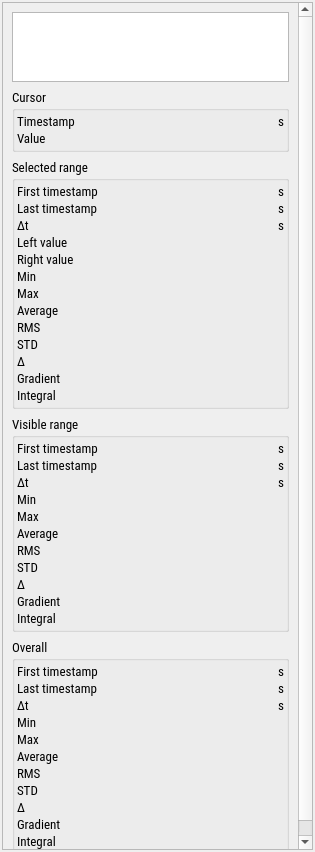
<?xml version="1.0" encoding="UTF-8"?>
<ui version="4.0">
 <class>ChannelStats</class>
 <widget class="QWidget" name="ChannelStats">
  <property name="geometry">
   <rect>
    <x>0</x>
    <y>0</y>
    <width>315</width>
    <height>852</height>
   </rect>
  </property>
  <property name="font">
   <font>
    <family>Roboto Condensed</family>
    <pointsize>10</pointsize>
   </font>
  </property>
  <property name="windowTitle">
   <string>Form</string>
  </property>
  <layout class="QVBoxLayout" name="verticalLayout_2">
   <property name="spacing">
    <number>2</number>
   </property>
   <property name="leftMargin">
    <number>2</number>
   </property>
   <property name="topMargin">
    <number>2</number>
   </property>
   <property name="rightMargin">
    <number>2</number>
   </property>
   <property name="bottomMargin">
    <number>2</number>
   </property>
   <item>
    <widget class="QScrollArea" name="scrollArea">
     <property name="horizontalScrollBarPolicy">
      <enum>Qt::ScrollBarAlwaysOff</enum>
     </property>
     <property name="widgetResizable">
      <bool>true</bool>
     </property>
     <widget class="QWidget" name="scrollAreaWidgetContents">
      <property name="geometry">
       <rect>
        <x>0</x>
        <y>0</y>
        <width>309</width>
        <height>846</height>
       </rect>
      </property>
      <layout class="QVBoxLayout" name="verticalLayout">
       <item>
        <layout class="QGridLayout" name="gridLayout" rowstretch="1,0,0,0,0" columnstretch="0,0">
         <item row="2" column="0" colspan="2">
          <widget class="QGroupBox" name="range_group">
           <property name="title">
            <string>Selected range</string>
           </property>
           <layout class="QGridLayout" name="gridLayout_5" columnstretch="0,1,0">
            <property name="leftMargin">
             <number>2</number>
            </property>
            <property name="topMargin">
             <number>2</number>
            </property>
            <property name="rightMargin">
             <number>2</number>
            </property>
            <property name="bottomMargin">
             <number>2</number>
            </property>
            <property name="spacing">
             <number>0</number>
            </property>
            <item row="0" column="0">
             <widget class="QLabel" name="label_13">
              <property name="text">
               <string>First timestamp</string>
              </property>
             </widget>
            </item>
            <item row="13" column="2">
             <widget class="QLabel" name="selected_integral_unit">
              <property name="text">
               <string/>
              </property>
              <property name="alignment">
               <set>Qt::AlignRight|Qt::AlignTrailing|Qt::AlignVCenter</set>
              </property>
             </widget>
            </item>
            <item row="9" column="1">
             <widget class="QLabel" name="selected_rms">
              <property name="text">
               <string/>
              </property>
              <property name="alignment">
               <set>Qt::AlignRight|Qt::AlignTrailing|Qt::AlignVCenter</set>
              </property>
             </widget>
            </item>
            <item row="9" column="0">
             <widget class="QLabel" name="label_29">
              <property name="text">
               <string>RMS</string>
              </property>
             </widget>
            </item>
            <item row="12" column="2">
             <widget class="QLabel" name="selected_gradient_unit">
              <property name="text">
               <string/>
              </property>
              <property name="alignment">
               <set>Qt::AlignRight|Qt::AlignTrailing|Qt::AlignVCenter</set>
              </property>
             </widget>
            </item>
            <item row="0" column="1">
             <widget class="QLabel" name="selected_start">
              <property name="text">
               <string/>
              </property>
              <property name="alignment">
               <set>Qt::AlignRight|Qt::AlignTrailing|Qt::AlignVCenter</set>
              </property>
             </widget>
            </item>
            <item row="1" column="0">
             <widget class="QLabel" name="label_15">
              <property name="text">
               <string>Last timestamp</string>
              </property>
             </widget>
            </item>
            <item row="3" column="1">
             <widget class="QLabel" name="selected_delta_t">
              <property name="text">
               <string/>
              </property>
              <property name="alignment">
               <set>Qt::AlignRight|Qt::AlignTrailing|Qt::AlignVCenter</set>
              </property>
             </widget>
            </item>
            <item row="4" column="0">
             <widget class="QLabel" name="label_2">
              <property name="text">
               <string>Left value</string>
              </property>
             </widget>
            </item>
            <item row="6" column="0">
             <widget class="QLabel" name="label_14">
              <property name="text">
               <string>Min</string>
              </property>
             </widget>
            </item>
            <item row="8" column="0">
             <widget class="QLabel" name="label">
              <property name="text">
               <string>Average</string>
              </property>
             </widget>
            </item>
            <item row="1" column="1">
             <widget class="QLabel" name="selected_stop">
              <property name="text">
               <string/>
              </property>
              <property name="alignment">
               <set>Qt::AlignRight|Qt::AlignTrailing|Qt::AlignVCenter</set>
              </property>
             </widget>
            </item>
            <item row="10" column="2">
             <widget class="QLabel" name="unit16">
              <property name="text">
               <string/>
              </property>
              <property name="alignment">
               <set>Qt::AlignRight|Qt::AlignTrailing|Qt::AlignVCenter</set>
              </property>
             </widget>
            </item>
            <item row="10" column="0">
             <widget class="QLabel" name="label_34">
              <property name="text">
               <string>STD</string>
              </property>
             </widget>
            </item>
            <item row="0" column="2">
             <widget class="QLabel" name="xunit1">
              <property name="text">
               <string> s</string>
              </property>
              <property name="alignment">
               <set>Qt::AlignRight|Qt::AlignTrailing|Qt::AlignVCenter</set>
              </property>
             </widget>
            </item>
            <item row="3" column="2">
             <widget class="QLabel" name="xunit3">
              <property name="text">
               <string> s</string>
              </property>
              <property name="alignment">
               <set>Qt::AlignRight|Qt::AlignTrailing|Qt::AlignVCenter</set>
              </property>
             </widget>
            </item>
            <item row="3" column="0">
             <widget class="QLabel" name="label_21">
              <property name="text">
               <string>Δt</string>
              </property>
             </widget>
            </item>
            <item row="7" column="1">
             <widget class="QLabel" name="selected_max">
              <property name="text">
               <string/>
              </property>
              <property name="alignment">
               <set>Qt::AlignRight|Qt::AlignTrailing|Qt::AlignVCenter</set>
              </property>
             </widget>
            </item>
            <item row="7" column="0">
             <widget class="QLabel" name="label_17">
              <property name="text">
               <string>Max</string>
              </property>
             </widget>
            </item>
            <item row="12" column="0">
             <widget class="QLabel" name="label_37">
              <property name="text">
               <string>Gradient</string>
              </property>
             </widget>
            </item>
            <item row="10" column="1">
             <widget class="QLabel" name="selected_std">
              <property name="text">
               <string/>
              </property>
              <property name="alignment">
               <set>Qt::AlignRight|Qt::AlignTrailing|Qt::AlignVCenter</set>
              </property>
             </widget>
            </item>
            <item row="11" column="0">
             <widget class="QLabel" name="label_18">
              <property name="text">
               <string>Δ</string>
              </property>
             </widget>
            </item>
            <item row="1" column="2">
             <widget class="QLabel" name="xunit2">
              <property name="text">
               <string> s</string>
              </property>
              <property name="alignment">
               <set>Qt::AlignRight|Qt::AlignTrailing|Qt::AlignVCenter</set>
              </property>
             </widget>
            </item>
            <item row="9" column="2">
             <widget class="QLabel" name="unit11">
              <property name="text">
               <string/>
              </property>
              <property name="alignment">
               <set>Qt::AlignRight|Qt::AlignTrailing|Qt::AlignVCenter</set>
              </property>
             </widget>
            </item>
            <item row="6" column="1">
             <widget class="QLabel" name="selected_min">
              <property name="text">
               <string/>
              </property>
              <property name="alignment">
               <set>Qt::AlignRight|Qt::AlignTrailing|Qt::AlignVCenter</set>
              </property>
             </widget>
            </item>
            <item row="13" column="0">
             <widget class="QLabel" name="label_38">
              <property name="text">
               <string>Integral</string>
              </property>
             </widget>
            </item>
            <item row="7" column="2">
             <widget class="QLabel" name="unit3">
              <property name="text">
               <string/>
              </property>
              <property name="alignment">
               <set>Qt::AlignRight|Qt::AlignTrailing|Qt::AlignVCenter</set>
              </property>
             </widget>
            </item>
            <item row="11" column="1">
             <widget class="QLabel" name="selected_delta">
              <property name="text">
               <string/>
              </property>
              <property name="alignment">
               <set>Qt::AlignRight|Qt::AlignTrailing|Qt::AlignVCenter</set>
              </property>
             </widget>
            </item>
            <item row="13" column="1">
             <widget class="QLabel" name="selected_integral">
              <property name="text">
               <string/>
              </property>
              <property name="alignment">
               <set>Qt::AlignRight|Qt::AlignTrailing|Qt::AlignVCenter</set>
              </property>
             </widget>
            </item>
            <item row="11" column="2">
             <widget class="QLabel" name="unit4">
              <property name="text">
               <string/>
              </property>
              <property name="alignment">
               <set>Qt::AlignRight|Qt::AlignTrailing|Qt::AlignVCenter</set>
              </property>
             </widget>
            </item>
            <item row="8" column="1">
             <widget class="QLabel" name="selected_average">
              <property name="autoFillBackground">
               <bool>false</bool>
              </property>
              <property name="text">
               <string/>
              </property>
              <property name="alignment">
               <set>Qt::AlignRight|Qt::AlignTrailing|Qt::AlignVCenter</set>
              </property>
             </widget>
            </item>
            <item row="12" column="1">
             <widget class="QLabel" name="selected_gradient">
              <property name="text">
               <string/>
              </property>
              <property name="alignment">
               <set>Qt::AlignRight|Qt::AlignTrailing|Qt::AlignVCenter</set>
              </property>
             </widget>
            </item>
            <item row="8" column="2">
             <widget class="QLabel" name="unit10">
              <property name="text">
               <string/>
              </property>
              <property name="alignment">
               <set>Qt::AlignRight|Qt::AlignTrailing|Qt::AlignVCenter</set>
              </property>
             </widget>
            </item>
            <item row="6" column="2">
             <widget class="QLabel" name="unit2">
              <property name="text">
               <string/>
              </property>
              <property name="alignment">
               <set>Qt::AlignRight|Qt::AlignTrailing|Qt::AlignVCenter</set>
              </property>
             </widget>
            </item>
            <item row="5" column="0">
             <widget class="QLabel" name="label_20">
              <property name="text">
               <string>Right value</string>
              </property>
             </widget>
            </item>
            <item row="4" column="1">
             <widget class="QLabel" name="selected_left">
              <property name="text">
               <string/>
              </property>
              <property name="alignment">
               <set>Qt::AlignRight|Qt::AlignTrailing|Qt::AlignVCenter</set>
              </property>
             </widget>
            </item>
            <item row="5" column="1">
             <widget class="QLabel" name="selected_right">
              <property name="text">
               <string/>
              </property>
              <property name="alignment">
               <set>Qt::AlignRight|Qt::AlignTrailing|Qt::AlignVCenter</set>
              </property>
             </widget>
            </item>
            <item row="4" column="2">
             <widget class="QLabel" name="unit21">
              <property name="text">
               <string/>
              </property>
              <property name="alignment">
               <set>Qt::AlignRight|Qt::AlignTrailing|Qt::AlignVCenter</set>
              </property>
             </widget>
            </item>
            <item row="5" column="2">
             <widget class="QLabel" name="unit22">
              <property name="text">
               <string/>
              </property>
              <property name="alignment">
               <set>Qt::AlignRight|Qt::AlignTrailing|Qt::AlignVCenter</set>
              </property>
             </widget>
            </item>
           </layout>
          </widget>
         </item>
         <item row="4" column="0" colspan="2">
          <widget class="QGroupBox" name="overall_group">
           <property name="title">
            <string>Overall</string>
           </property>
           <layout class="QGridLayout" name="gridLayout_2" columnstretch="0,1,0">
            <property name="leftMargin">
             <number>2</number>
            </property>
            <property name="topMargin">
             <number>2</number>
            </property>
            <property name="rightMargin">
             <number>2</number>
            </property>
            <property name="bottomMargin">
             <number>2</number>
            </property>
            <property name="spacing">
             <number>0</number>
            </property>
            <item row="0" column="2">
             <widget class="QLabel" name="xunit7">
              <property name="text">
               <string> s</string>
              </property>
              <property name="alignment">
               <set>Qt::AlignRight|Qt::AlignTrailing|Qt::AlignVCenter</set>
              </property>
             </widget>
            </item>
            <item row="9" column="1">
             <widget class="QLabel" name="overall_delta">
              <property name="text">
               <string/>
              </property>
              <property name="alignment">
               <set>Qt::AlignRight|Qt::AlignTrailing|Qt::AlignVCenter</set>
              </property>
             </widget>
            </item>
            <item row="5" column="1">
             <widget class="QLabel" name="overall_max">
              <property name="text">
               <string/>
              </property>
              <property name="alignment">
               <set>Qt::AlignRight|Qt::AlignTrailing|Qt::AlignVCenter</set>
              </property>
             </widget>
            </item>
            <item row="1" column="1">
             <widget class="QLabel" name="overall_stop">
              <property name="text">
               <string/>
              </property>
              <property name="alignment">
               <set>Qt::AlignRight|Qt::AlignTrailing|Qt::AlignVCenter</set>
              </property>
             </widget>
            </item>
            <item row="9" column="0">
             <widget class="QLabel" name="label_43">
              <property name="text">
               <string>Δ</string>
              </property>
             </widget>
            </item>
            <item row="5" column="0">
             <widget class="QLabel" name="label_6">
              <property name="text">
               <string>Max</string>
              </property>
             </widget>
            </item>
            <item row="8" column="1">
             <widget class="QLabel" name="overall_std">
              <property name="text">
               <string/>
              </property>
              <property name="alignment">
               <set>Qt::AlignRight|Qt::AlignTrailing|Qt::AlignVCenter</set>
              </property>
             </widget>
            </item>
            <item row="0" column="0">
             <widget class="QLabel" name="label_3">
              <property name="text">
               <string>First timestamp</string>
              </property>
             </widget>
            </item>
            <item row="6" column="0">
             <widget class="QLabel" name="label_32">
              <property name="text">
               <string>Average</string>
              </property>
             </widget>
            </item>
            <item row="5" column="2">
             <widget class="QLabel" name="unit9">
              <property name="text">
               <string/>
              </property>
              <property name="alignment">
               <set>Qt::AlignRight|Qt::AlignTrailing|Qt::AlignVCenter</set>
              </property>
             </widget>
            </item>
            <item row="10" column="0">
             <widget class="QLabel" name="label_41">
              <property name="text">
               <string>Gradient</string>
              </property>
             </widget>
            </item>
            <item row="7" column="1">
             <widget class="QLabel" name="overall_rms">
              <property name="text">
               <string/>
              </property>
              <property name="alignment">
               <set>Qt::AlignRight|Qt::AlignTrailing|Qt::AlignVCenter</set>
              </property>
             </widget>
            </item>
            <item row="1" column="2">
             <widget class="QLabel" name="xunit8">
              <property name="text">
               <string> s</string>
              </property>
              <property name="alignment">
               <set>Qt::AlignRight|Qt::AlignTrailing|Qt::AlignVCenter</set>
              </property>
             </widget>
            </item>
            <item row="6" column="1">
             <widget class="QLabel" name="overall_average">
              <property name="text">
               <string/>
              </property>
              <property name="alignment">
               <set>Qt::AlignRight|Qt::AlignTrailing|Qt::AlignVCenter</set>
              </property>
             </widget>
            </item>
            <item row="4" column="2">
             <widget class="QLabel" name="unit8">
              <property name="text">
               <string/>
              </property>
              <property name="alignment">
               <set>Qt::AlignRight|Qt::AlignTrailing|Qt::AlignVCenter</set>
              </property>
             </widget>
            </item>
            <item row="1" column="0">
             <widget class="QLabel" name="label_4">
              <property name="text">
               <string>Last timestamp</string>
              </property>
             </widget>
            </item>
            <item row="4" column="0">
             <widget class="QLabel" name="label_5">
              <property name="text">
               <string>Min</string>
              </property>
             </widget>
            </item>
            <item row="8" column="2">
             <widget class="QLabel" name="unit18">
              <property name="text">
               <string/>
              </property>
              <property name="alignment">
               <set>Qt::AlignRight|Qt::AlignTrailing|Qt::AlignVCenter</set>
              </property>
             </widget>
            </item>
            <item row="11" column="2">
             <widget class="QLabel" name="overall_integral_unit">
              <property name="text">
               <string/>
              </property>
              <property name="alignment">
               <set>Qt::AlignRight|Qt::AlignTrailing|Qt::AlignVCenter</set>
              </property>
             </widget>
            </item>
            <item row="9" column="2">
             <widget class="QLabel" name="unit19">
              <property name="text">
               <string/>
              </property>
              <property name="alignment">
               <set>Qt::AlignRight|Qt::AlignTrailing|Qt::AlignVCenter</set>
              </property>
             </widget>
            </item>
            <item row="10" column="2">
             <widget class="QLabel" name="overall_gradient_unit">
              <property name="text">
               <string/>
              </property>
              <property name="alignment">
               <set>Qt::AlignRight|Qt::AlignTrailing|Qt::AlignVCenter</set>
              </property>
             </widget>
            </item>
            <item row="6" column="2">
             <widget class="QLabel" name="unit14">
              <property name="text">
               <string/>
              </property>
              <property name="alignment">
               <set>Qt::AlignRight|Qt::AlignTrailing|Qt::AlignVCenter</set>
              </property>
             </widget>
            </item>
            <item row="7" column="0">
             <widget class="QLabel" name="label_33">
              <property name="text">
               <string>RMS</string>
              </property>
             </widget>
            </item>
            <item row="7" column="2">
             <widget class="QLabel" name="unit15">
              <property name="text">
               <string/>
              </property>
              <property name="alignment">
               <set>Qt::AlignRight|Qt::AlignTrailing|Qt::AlignVCenter</set>
              </property>
             </widget>
            </item>
            <item row="8" column="0">
             <widget class="QLabel" name="label_36">
              <property name="text">
               <string>STD</string>
              </property>
             </widget>
            </item>
            <item row="11" column="0">
             <widget class="QLabel" name="label_42">
              <property name="text">
               <string>Integral</string>
              </property>
             </widget>
            </item>
            <item row="0" column="1">
             <widget class="QLabel" name="overall_start">
              <property name="text">
               <string/>
              </property>
              <property name="alignment">
               <set>Qt::AlignRight|Qt::AlignTrailing|Qt::AlignVCenter</set>
              </property>
             </widget>
            </item>
            <item row="4" column="1">
             <widget class="QLabel" name="overall_min">
              <property name="sizePolicy">
               <sizepolicy hsizetype="Preferred" vsizetype="Preferred">
                <horstretch>0</horstretch>
                <verstretch>0</verstretch>
               </sizepolicy>
              </property>
              <property name="text">
               <string/>
              </property>
              <property name="alignment">
               <set>Qt::AlignRight|Qt::AlignTrailing|Qt::AlignVCenter</set>
              </property>
             </widget>
            </item>
            <item row="11" column="1">
             <widget class="QLabel" name="overall_integral">
              <property name="text">
               <string/>
              </property>
              <property name="alignment">
               <set>Qt::AlignRight|Qt::AlignTrailing|Qt::AlignVCenter</set>
              </property>
             </widget>
            </item>
            <item row="10" column="1">
             <widget class="QLabel" name="overall_gradient">
              <property name="text">
               <string/>
              </property>
              <property name="alignment">
               <set>Qt::AlignRight|Qt::AlignTrailing|Qt::AlignVCenter</set>
              </property>
             </widget>
            </item>
            <item row="3" column="0">
             <widget class="QLabel" name="label_44">
              <property name="text">
               <string>Δt</string>
              </property>
             </widget>
            </item>
            <item row="3" column="1">
             <widget class="QLabel" name="overall_delta_t">
              <property name="text">
               <string/>
              </property>
              <property name="alignment">
               <set>Qt::AlignRight|Qt::AlignTrailing|Qt::AlignVCenter</set>
              </property>
             </widget>
            </item>
            <item row="3" column="2">
             <widget class="QLabel" name="xunit9">
              <property name="text">
               <string> s</string>
              </property>
              <property name="alignment">
               <set>Qt::AlignRight|Qt::AlignTrailing|Qt::AlignVCenter</set>
              </property>
             </widget>
            </item>
           </layout>
          </widget>
         </item>
         <item row="0" column="0" colspan="2">
          <widget class="QTextEdit" name="name">
           <property name="sizePolicy">
            <sizepolicy hsizetype="Expanding" vsizetype="Fixed">
             <horstretch>0</horstretch>
             <verstretch>1</verstretch>
            </sizepolicy>
           </property>
           <property name="verticalScrollBarPolicy">
            <enum>Qt::ScrollBarAsNeeded</enum>
           </property>
           <property name="horizontalScrollBarPolicy">
            <enum>Qt::ScrollBarAlwaysOff</enum>
           </property>
           <property name="sizeAdjustPolicy">
            <enum>QAbstractScrollArea::AdjustToContents</enum>
           </property>
           <property name="readOnly">
            <bool>true</bool>
           </property>
           <property name="html">
            <string>&lt;!DOCTYPE HTML PUBLIC &quot;-//W3C//DTD HTML 4.0//EN&quot; &quot;http://www.w3.org/TR/REC-html40/strict.dtd&quot;&gt;
&lt;html&gt;&lt;head&gt;&lt;meta name=&quot;qrichtext&quot; content=&quot;1&quot; /&gt;&lt;style type=&quot;text/css&quot;&gt;
p, li { white-space: pre-wrap; }
&lt;/style&gt;&lt;/head&gt;&lt;body style=&quot; font-family:'Roboto Condensed'; font-size:10pt; font-weight:400; font-style:normal;&quot;&gt;
&lt;p style=&quot;-qt-paragraph-type:empty; margin-top:12px; margin-bottom:12px; margin-left:0px; margin-right:0px; -qt-block-indent:0; text-indent:0px; font-family:'Consolas';&quot;&gt;&lt;br /&gt;&lt;/p&gt;&lt;/body&gt;&lt;/html&gt;</string>
           </property>
          </widget>
         </item>
         <item row="1" column="0" colspan="2">
          <widget class="QGroupBox" name="cursor_group">
           <property name="title">
            <string>Cursor</string>
           </property>
           <property name="flat">
            <bool>false</bool>
           </property>
           <property name="checkable">
            <bool>false</bool>
           </property>
           <layout class="QGridLayout" name="gridLayout_4" columnstretch="0,1,0">
            <property name="leftMargin">
             <number>2</number>
            </property>
            <property name="topMargin">
             <number>2</number>
            </property>
            <property name="rightMargin">
             <number>2</number>
            </property>
            <property name="bottomMargin">
             <number>2</number>
            </property>
            <property name="spacing">
             <number>0</number>
            </property>
            <item row="0" column="1">
             <widget class="QLabel" name="cursor_t">
              <property name="text">
               <string/>
              </property>
              <property name="alignment">
               <set>Qt::AlignRight|Qt::AlignTrailing|Qt::AlignVCenter</set>
              </property>
             </widget>
            </item>
            <item row="0" column="0">
             <widget class="QLabel" name="label_12">
              <property name="text">
               <string>Timestamp      </string>
              </property>
             </widget>
            </item>
            <item row="1" column="1">
             <widget class="QLabel" name="cursor_value">
              <property name="text">
               <string/>
              </property>
              <property name="alignment">
               <set>Qt::AlignRight|Qt::AlignTrailing|Qt::AlignVCenter</set>
              </property>
             </widget>
            </item>
            <item row="1" column="0">
             <widget class="QLabel" name="label_11">
              <property name="text">
               <string>Value</string>
              </property>
             </widget>
            </item>
            <item row="0" column="2">
             <widget class="QLabel" name="xunit0">
              <property name="text">
               <string> s</string>
              </property>
              <property name="alignment">
               <set>Qt::AlignRight|Qt::AlignTrailing|Qt::AlignVCenter</set>
              </property>
             </widget>
            </item>
            <item row="1" column="2">
             <widget class="QLabel" name="unit1">
              <property name="text">
               <string/>
              </property>
              <property name="alignment">
               <set>Qt::AlignRight|Qt::AlignTrailing|Qt::AlignVCenter</set>
              </property>
             </widget>
            </item>
           </layout>
          </widget>
         </item>
         <item row="3" column="0" colspan="2">
          <widget class="QGroupBox" name="visible_group">
           <property name="title">
            <string>Visible range</string>
           </property>
           <layout class="QGridLayout" name="gridLayout_3" columnstretch="0,1,0">
            <property name="leftMargin">
             <number>2</number>
            </property>
            <property name="topMargin">
             <number>2</number>
            </property>
            <property name="rightMargin">
             <number>2</number>
            </property>
            <property name="bottomMargin">
             <number>2</number>
            </property>
            <property name="spacing">
             <number>0</number>
            </property>
            <item row="0" column="1">
             <widget class="QLabel" name="visible_start">
              <property name="text">
               <string/>
              </property>
              <property name="alignment">
               <set>Qt::AlignRight|Qt::AlignTrailing|Qt::AlignVCenter</set>
              </property>
             </widget>
            </item>
            <item row="8" column="2">
             <widget class="QLabel" name="unit7">
              <property name="text">
               <string/>
              </property>
              <property name="alignment">
               <set>Qt::AlignRight|Qt::AlignTrailing|Qt::AlignVCenter</set>
              </property>
             </widget>
            </item>
            <item row="4" column="0">
             <widget class="QLabel" name="label_10">
              <property name="text">
               <string>Max</string>
              </property>
             </widget>
            </item>
            <item row="7" column="0">
             <widget class="QLabel" name="label_35">
              <property name="text">
               <string>STD</string>
              </property>
             </widget>
            </item>
            <item row="3" column="2">
             <widget class="QLabel" name="unit5">
              <property name="text">
               <string/>
              </property>
              <property name="alignment">
               <set>Qt::AlignRight|Qt::AlignTrailing|Qt::AlignVCenter</set>
              </property>
             </widget>
            </item>
            <item row="1" column="1">
             <widget class="QLabel" name="visible_stop">
              <property name="text">
               <string/>
              </property>
              <property name="alignment">
               <set>Qt::AlignRight|Qt::AlignTrailing|Qt::AlignVCenter</set>
              </property>
             </widget>
            </item>
            <item row="8" column="0">
             <widget class="QLabel" name="label_19">
              <property name="text">
               <string>Δ</string>
              </property>
             </widget>
            </item>
            <item row="3" column="0">
             <widget class="QLabel" name="label_9">
              <property name="text">
               <string>Min</string>
              </property>
             </widget>
            </item>
            <item row="6" column="1">
             <widget class="QLabel" name="visible_rms">
              <property name="text">
               <string/>
              </property>
              <property name="alignment">
               <set>Qt::AlignRight|Qt::AlignTrailing|Qt::AlignVCenter</set>
              </property>
             </widget>
            </item>
            <item row="7" column="2">
             <widget class="QLabel" name="unit17">
              <property name="text">
               <string/>
              </property>
              <property name="alignment">
               <set>Qt::AlignRight|Qt::AlignTrailing|Qt::AlignVCenter</set>
              </property>
             </widget>
            </item>
            <item row="2" column="0">
             <widget class="QLabel" name="label_16">
              <property name="text">
               <string>Δt</string>
              </property>
             </widget>
            </item>
            <item row="3" column="1">
             <widget class="QLabel" name="visible_min">
              <property name="text">
               <string/>
              </property>
              <property name="alignment">
               <set>Qt::AlignRight|Qt::AlignTrailing|Qt::AlignVCenter</set>
              </property>
             </widget>
            </item>
            <item row="7" column="1">
             <widget class="QLabel" name="visible_std">
              <property name="text">
               <string/>
              </property>
              <property name="alignment">
               <set>Qt::AlignRight|Qt::AlignTrailing|Qt::AlignVCenter</set>
              </property>
             </widget>
            </item>
            <item row="0" column="2">
             <widget class="QLabel" name="xunit4">
              <property name="text">
               <string> s</string>
              </property>
              <property name="alignment">
               <set>Qt::AlignRight|Qt::AlignTrailing|Qt::AlignVCenter</set>
              </property>
             </widget>
            </item>
            <item row="9" column="0">
             <widget class="QLabel" name="label_39">
              <property name="text">
               <string>Gradient</string>
              </property>
             </widget>
            </item>
            <item row="1" column="0">
             <widget class="QLabel" name="label_8">
              <property name="text">
               <string>Last timestamp</string>
              </property>
             </widget>
            </item>
            <item row="0" column="0">
             <widget class="QLabel" name="label_7">
              <property name="text">
               <string>First timestamp</string>
              </property>
             </widget>
            </item>
            <item row="4" column="2">
             <widget class="QLabel" name="unit6">
              <property name="text">
               <string/>
              </property>
              <property name="alignment">
               <set>Qt::AlignRight|Qt::AlignTrailing|Qt::AlignVCenter</set>
              </property>
             </widget>
            </item>
            <item row="2" column="2">
             <widget class="QLabel" name="xunit6">
              <property name="text">
               <string> s</string>
              </property>
              <property name="alignment">
               <set>Qt::AlignRight|Qt::AlignTrailing|Qt::AlignVCenter</set>
              </property>
             </widget>
            </item>
            <item row="8" column="1">
             <widget class="QLabel" name="visible_delta">
              <property name="text">
               <string/>
              </property>
              <property name="alignment">
               <set>Qt::AlignRight|Qt::AlignTrailing|Qt::AlignVCenter</set>
              </property>
             </widget>
            </item>
            <item row="6" column="0">
             <widget class="QLabel" name="label_31">
              <property name="text">
               <string>RMS</string>
              </property>
             </widget>
            </item>
            <item row="5" column="2">
             <widget class="QLabel" name="unit12">
              <property name="text">
               <string/>
              </property>
              <property name="alignment">
               <set>Qt::AlignRight|Qt::AlignTrailing|Qt::AlignVCenter</set>
              </property>
             </widget>
            </item>
            <item row="5" column="0">
             <widget class="QLabel" name="label_30">
              <property name="text">
               <string>Average</string>
              </property>
             </widget>
            </item>
            <item row="4" column="1">
             <widget class="QLabel" name="visible_max">
              <property name="text">
               <string/>
              </property>
              <property name="alignment">
               <set>Qt::AlignRight|Qt::AlignTrailing|Qt::AlignVCenter</set>
              </property>
             </widget>
            </item>
            <item row="2" column="1">
             <widget class="QLabel" name="visible_delta_t">
              <property name="text">
               <string/>
              </property>
              <property name="alignment">
               <set>Qt::AlignRight|Qt::AlignTrailing|Qt::AlignVCenter</set>
              </property>
             </widget>
            </item>
            <item row="5" column="1">
             <widget class="QLabel" name="visible_average">
              <property name="text">
               <string/>
              </property>
              <property name="alignment">
               <set>Qt::AlignRight|Qt::AlignTrailing|Qt::AlignVCenter</set>
              </property>
             </widget>
            </item>
            <item row="1" column="2">
             <widget class="QLabel" name="xunit5">
              <property name="text">
               <string> s</string>
              </property>
              <property name="alignment">
               <set>Qt::AlignRight|Qt::AlignTrailing|Qt::AlignVCenter</set>
              </property>
             </widget>
            </item>
            <item row="6" column="2">
             <widget class="QLabel" name="unit13">
              <property name="text">
               <string/>
              </property>
              <property name="alignment">
               <set>Qt::AlignRight|Qt::AlignTrailing|Qt::AlignVCenter</set>
              </property>
             </widget>
            </item>
            <item row="10" column="0">
             <widget class="QLabel" name="label_40">
              <property name="text">
               <string>Integral</string>
              </property>
             </widget>
            </item>
            <item row="9" column="2">
             <widget class="QLabel" name="visible_gradient_unit">
              <property name="text">
               <string/>
              </property>
              <property name="alignment">
               <set>Qt::AlignRight|Qt::AlignTrailing|Qt::AlignVCenter</set>
              </property>
             </widget>
            </item>
            <item row="10" column="2">
             <widget class="QLabel" name="visible_integral_unit">
              <property name="text">
               <string/>
              </property>
              <property name="alignment">
               <set>Qt::AlignRight|Qt::AlignTrailing|Qt::AlignVCenter</set>
              </property>
             </widget>
            </item>
            <item row="9" column="1">
             <widget class="QLabel" name="visible_gradient">
              <property name="text">
               <string/>
              </property>
              <property name="alignment">
               <set>Qt::AlignRight|Qt::AlignTrailing|Qt::AlignVCenter</set>
              </property>
             </widget>
            </item>
            <item row="10" column="1">
             <widget class="QLabel" name="visible_integral">
              <property name="text">
               <string/>
              </property>
              <property name="alignment">
               <set>Qt::AlignRight|Qt::AlignTrailing|Qt::AlignVCenter</set>
              </property>
             </widget>
            </item>
           </layout>
          </widget>
         </item>
        </layout>
       </item>
       <item>
        <spacer name="verticalSpacer">
         <property name="orientation">
          <enum>Qt::Vertical</enum>
         </property>
         <property name="sizeHint" stdset="0">
          <size>
           <width>20</width>
           <height>40</height>
          </size>
         </property>
        </spacer>
       </item>
      </layout>
     </widget>
    </widget>
   </item>
  </layout>
 </widget>
 <resources/>
 <connections/>
</ui>
